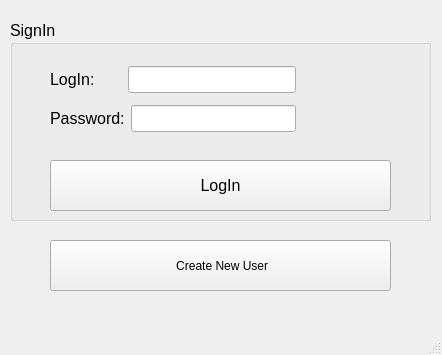
<?xml version="1.0" encoding="UTF-8"?>
<ui version="4.0">
 <class>MainWindow</class>
 <widget class="QMainWindow" name="MainWindow">
  <property name="geometry">
   <rect>
    <x>0</x>
    <y>0</y>
    <width>442</width>
    <height>355</height>
   </rect>
  </property>
  <property name="windowTitle">
   <string>MainWindow</string>
  </property>
  <widget class="QWidget" name="centralwidget">
   <widget class="QPushButton" name="NewUserButton">
    <property name="geometry">
     <rect>
      <x>50</x>
      <y>240</y>
      <width>341</width>
      <height>51</height>
     </rect>
    </property>
    <property name="text">
     <string> Create New User</string>
    </property>
   </widget>
   <widget class="QGroupBox" name="groupBox">
    <property name="geometry">
     <rect>
      <x>10</x>
      <y>20</y>
      <width>421</width>
      <height>201</height>
     </rect>
    </property>
    <property name="font">
     <font>
      <pointsize>12</pointsize>
     </font>
    </property>
    <property name="title">
     <string>SignIn</string>
    </property>
    <widget class="QPushButton" name="LogIn_Button">
     <property name="geometry">
      <rect>
       <x>40</x>
       <y>140</y>
       <width>341</width>
       <height>51</height>
      </rect>
     </property>
     <property name="text">
      <string>LogIn</string>
     </property>
    </widget>
    <widget class="QWidget" name="">
     <property name="geometry">
      <rect>
       <x>40</x>
       <y>40</y>
       <width>246</width>
       <height>79</height>
      </rect>
     </property>
     <layout class="QVBoxLayout" name="verticalLayout">
      <item>
       <layout class="QHBoxLayout" name="horizontalLayout">
        <item>
         <widget class="QLabel" name="label">
          <property name="font">
           <font>
            <pointsize>12</pointsize>
           </font>
          </property>
          <property name="text">
           <string>LogIn:      </string>
          </property>
         </widget>
        </item>
        <item>
         <widget class="QLineEdit" name="login"/>
        </item>
       </layout>
      </item>
      <item>
       <layout class="QHBoxLayout" name="horizontalLayout_2">
        <item>
         <widget class="QLabel" name="label_2">
          <property name="font">
           <font>
            <pointsize>12</pointsize>
           </font>
          </property>
          <property name="text">
           <string>Password:</string>
          </property>
         </widget>
        </item>
        <item>
         <widget class="QLineEdit" name="password"/>
        </item>
       </layout>
      </item>
     </layout>
    </widget>
   </widget>
  </widget>
  <widget class="QMenuBar" name="menubar">
   <property name="geometry">
    <rect>
     <x>0</x>
     <y>0</y>
     <width>442</width>
     <height>26</height>
    </rect>
   </property>
  </widget>
  <widget class="QStatusBar" name="statusbar"/>
 </widget>
 <resources/>
 <connections/>
</ui>
